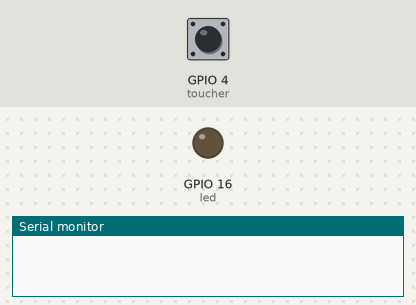
Bench run of a sketch on a simulated ESP32. Shown: output pins drawn as LEDs (lit = HIGH), the last lines printed to the serial monitor. The test bench sets the inputs (shaded band); at power-on: GPIO 4 (toucher) HIGH.

Above: at 1.2 s.
1.3 s: GPIO 4 (toucher) pulled LOW for 0.15 s
At 2.5 s:
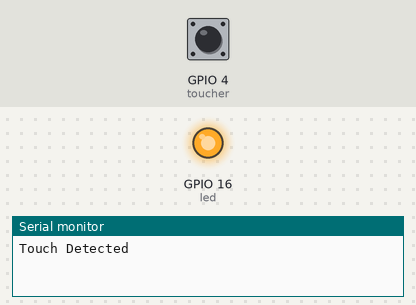
2.9 s: GPIO 4 (toucher) pulled LOW for 1 s
At 3.9 s:
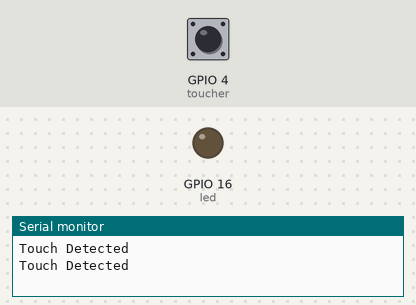
5.4 s: GPIO 4 (toucher) pulled LOW for 3.2 s
At 5.9 s:
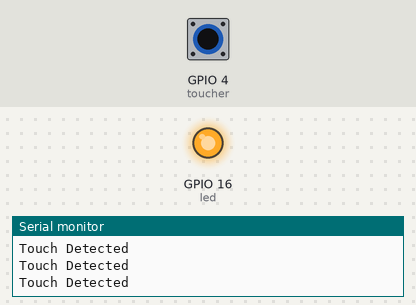
Timing chart, 0 to 8.4 s (numbered marks = the images above; inputs shaded):
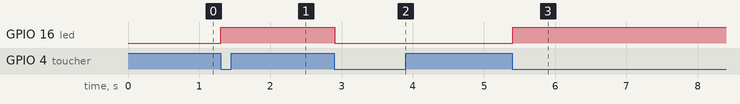

The sketch:

esp32touchled.ino
```cpp
const int led = 16; // LED 핀을 16으로 설정
const int toucher = 4; // GPIO4 핀을 터치 센서로 설정
int ledState = LOW; // LED의 초기 상태를 LOW로 설정 (꺼짐)
int touchThreshold = 20; // 터치 감지 임계값을 20으로 설정
int touchDetected = false; // 터치 감지 상태를 초기화

void setup() {
  pinMode(led, OUTPUT); // LED 핀을 출력 모드로 설정
  Serial.begin(115200); // 시리얼 통신을 115200 보드레이트로 시작
}

void loop() {
  int touchValue = touchRead(toucher); // 터치 센서의 값을 읽음
  if (touchValue < touchThreshold && !touchDetected) { // 터치 센서가 임계값보다 낮고 터치가 감지되지 않았을 때
    Serial.println("Touch Detected"); // "Touch Detected" 메시지를 시리얼 모니터에 출력
    ledState = !ledState; // LED 상태를 반전시킴
    digitalWrite(led, ledState); // LED 상태를 설정
    touchDetected = true; // 터치 감지 상태를 true로 설정
    delay(300); // 300밀리초 대기
  }
  // 터치가 감지된 상태에서 손을 뗄 때
  if (touchValue >= touchThreshold && touchDetected) {
    touchDetected = false; // 터치 감지 상태를 false로 설정
  }
  delay(50); // 50밀리초 대기
}
```

Measured:
- after the input at 1.3 s, GPIO 16 (led): LOW → HIGH at once
- after the input at 2.9 s, GPIO 16 (led): HIGH → LOW at once
- after the input at 5.4 s, GPIO 16 (led): LOW → HIGH at once
